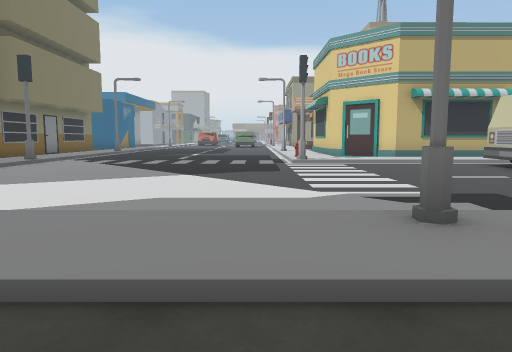
[1] (above)

18 first-person views from a walk through a scene from a Unity 3-D project. The camera is 1.4 m above the floor, tilts 6° down and sees 70° across. The floor is counted in squares, 2 m on a side. Each view is taken from the middle of a square. On the plan, view 1 faces up. The plan holds only what a view shows up to about 11 squares ahead; the rest is blank. The place goes on beyond the plan. The player is left out.

[2]
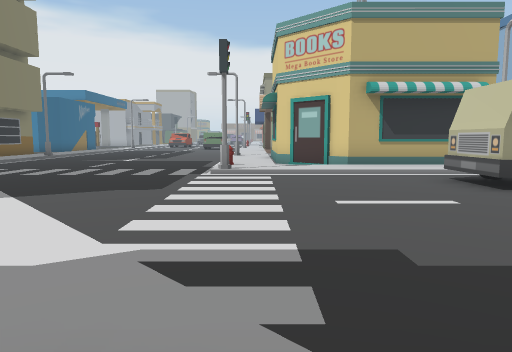

[3]
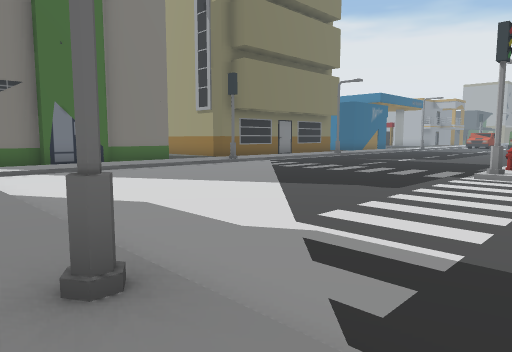

[4]
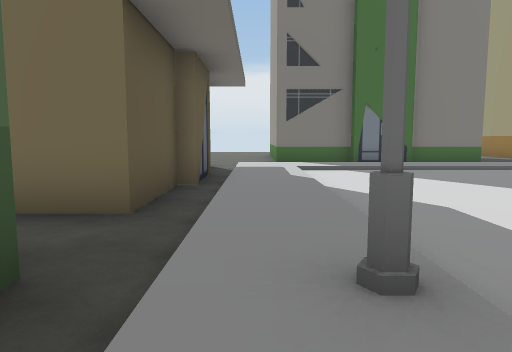

[5]
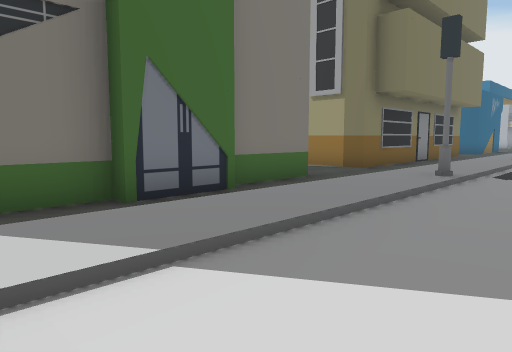

[6]
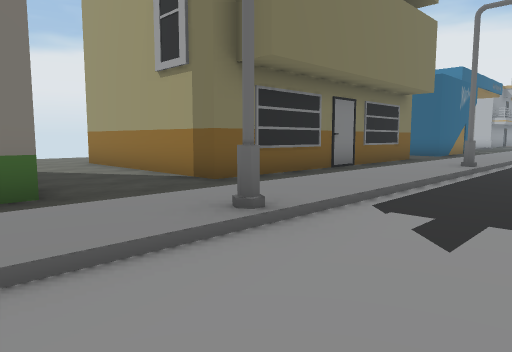

[7]
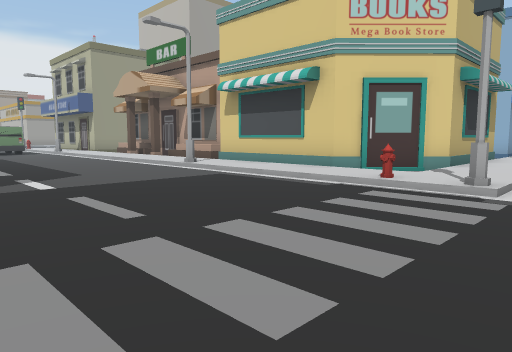

[8]
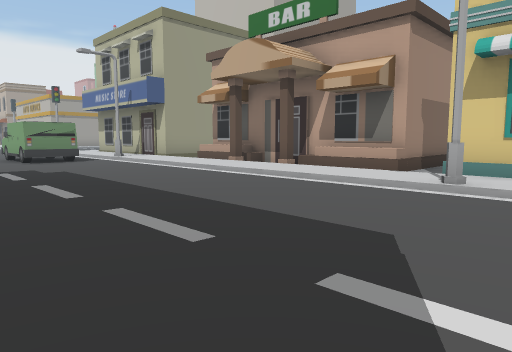

[9]
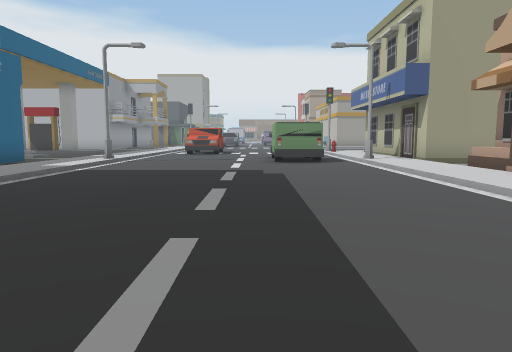

[10]
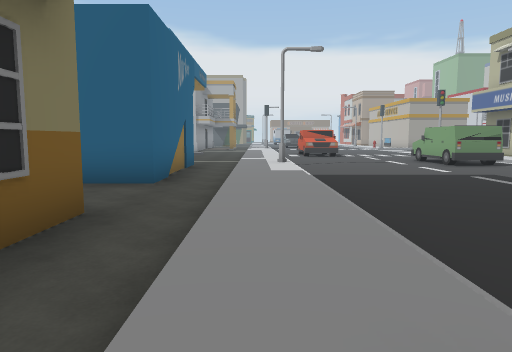

[11]
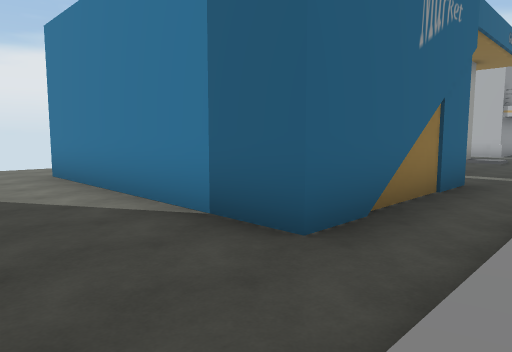

[12]
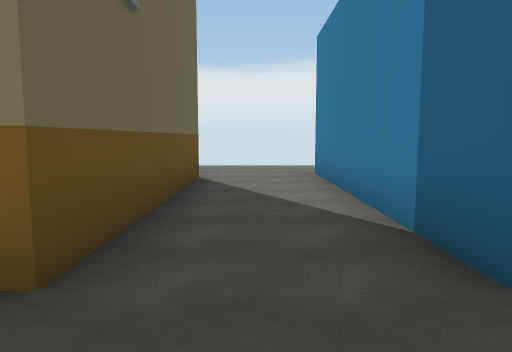

[13]
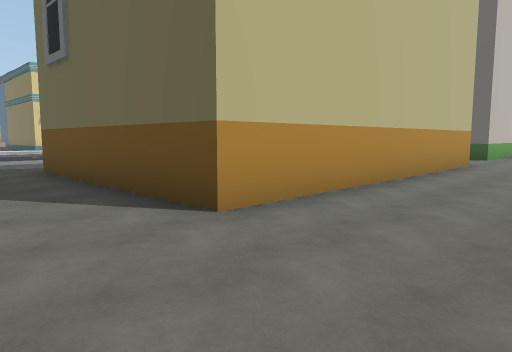

[14]
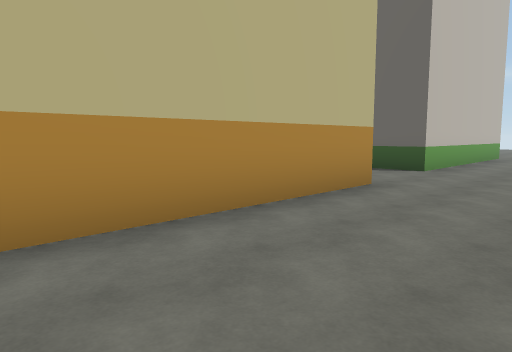

[15]
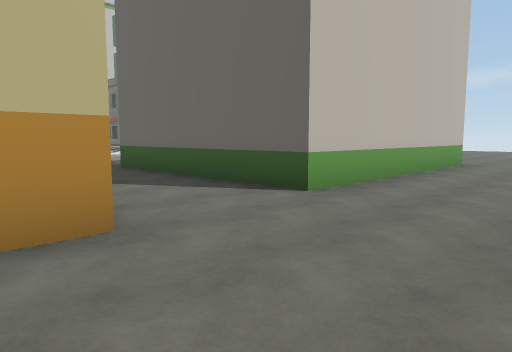

[16]
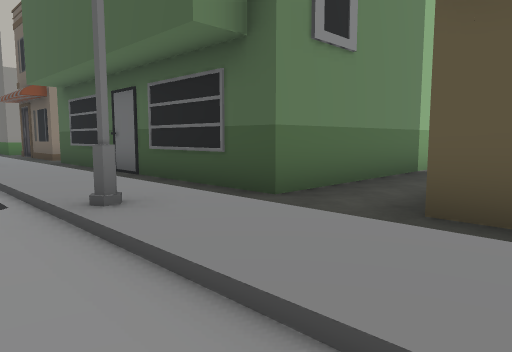

[17]
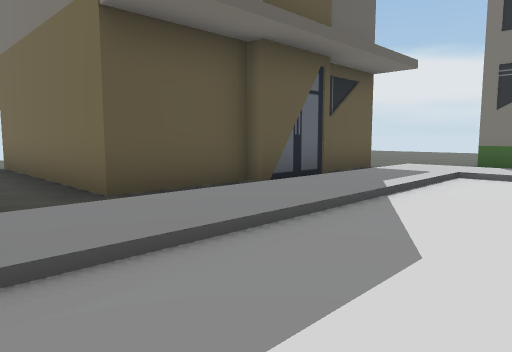

[18]
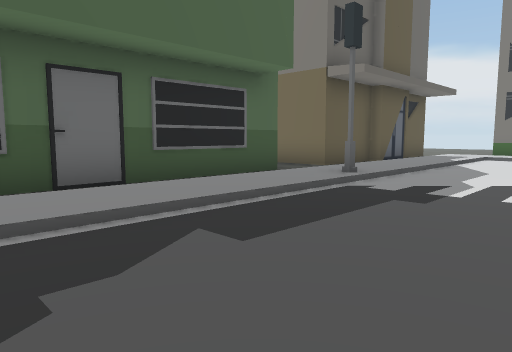

### Floor plan
Key: @ floor where view 1 was taken; # wall or solid block; . main floor; : floor 0.25 m higher than the main floor; / step, stairs or slope; S streetlight; T truck; H hydrant; B building; O other object.
Columns run from 17 left of view 1 to 7 right of it. Each row starts with its distance up from view 1.
 27         ..:S....OOS:#
 26         #.:/....../:##
 25         #.:/......//
 24         #.:/......// B
 23 ..#######.:/......// B
 22 ..........:/....../: B
 21 ..........:/....../: B
 20 ..........:/......// B
 19 ...BBBBBB.:/......// BBB
 18  ..B    B.:/......// //
 17 ...B    B.:S......S:#
 16 ...B    B.:/....../:#
 15 ...B    B.:/....../:#
 14 ...B    B.:/. ..../:#
 13 ...B    B.:/....../:##
 12 ...BBBBBB.:/......H:.####
 11 ..........:/......:::::::
 10 ..........:#......#/////S
  9  ..BBBBBB.:/...........TT
  8  ..B    B.:/...........TT
  7  ..B    B.:/............
  6  ..B    B.:/.............
  5  ..B    B.:/.............
  4   .B    B.:/.............
  3   .B    B :///////#/////:
  2   ..  ... :::::::::::::::
  1   ..  ......BB...........
  0        ...BB  BBB@BBBBBBB
 -1                 B.B
 -2                 B.B
 -3                 B.B
 -4                 B B

Positions as (right, up) in squares from view 1, and headings:
1: (0, 0), facing up
2: (2, 2), facing up
3: (3, 2), facing up-left
4: (3, 2), facing left
5: (-4, 3), facing up-left
6: (-4, 8), facing up-left
7: (-4, 9), facing up-right
8: (-4, 15), facing up-right
9: (-2, 16), facing up
10: (-7, 16), facing up
11: (-7, 20), facing up-left
12: (-7, 21), facing left
13: (-17, 22), facing down-right
14: (-17, 17), facing down-right
15: (-17, 13), facing down-right
16: (-2, 4), facing down-right
17: (1, 5), facing down-left
18: (7, 6), facing down-left
